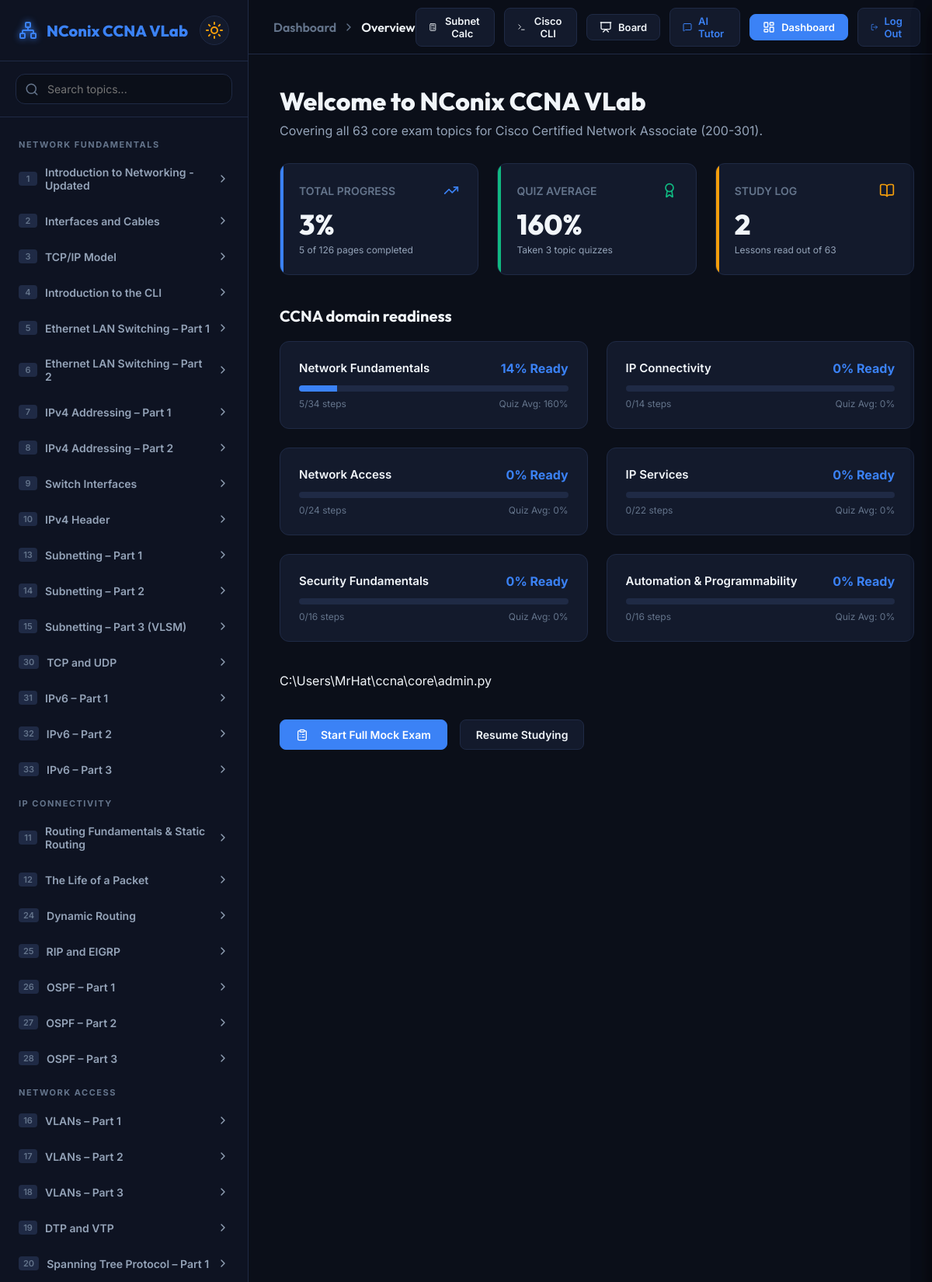
The app's page / (signed in, upper part) with its own data.
### core/models.py (models this page shows, shortened)
class Domain(models.Model):
    name = models.CharField(max_length=100, unique=True)

class Topic(models.Model):
    id = models.IntegerField(primary_key=True)
    domain = models.ForeignKey(Domain, on_delete=models.CASCADE, related_name='topics')
    title = models.CharField(max_length=200)
    objectives = models.JSONField(default=list)  # list of strings
    lesson_content = models.TextField()  # markdown
    class Meta:
        ordering = ['id']

class UserProgress(models.Model):
    user = models.ForeignKey(User, on_delete=models.CASCADE, related_name='progress')
    topic = models.ForeignKey(Topic, on_delete=models.CASCADE, related_name='user_progress')
    lesson_completed = models.BooleanField(default=False)
    quiz_completed = models.BooleanField(default=False)
    quiz_score = models.IntegerField(default=0)  # highest score achieved (0-100)
    last_studied = models.DateTimeField(auto_now=True)
    class Meta:
        unique_together = ('user', 'topic')

### core/views.py (the view)
# urls.py: path('', views.dashboard_view, name='dashboard'),
@login_required
def dashboard_view(request):
    user = request.user
    if user.is_superuser or user.is_staff or (hasattr(user, 'profile') and user.profile.role == 'admin'):
        return redirect('admin_dashboard')
    total_steps = 126
    progress_qs = UserProgress.objects.filter(user=user)
    completed_lessons = progress_qs.filter(lesson_completed=True).count()
    completed_quizzes = progress_qs.filter(quiz_completed=True).count()
    completed_steps = completed_lessons + completed_quizzes
    progress_percent = int((completed_steps / total_steps) * 100) if total_steps > 0 else 0
    quizzes_taken = progress_qs.filter(quiz_completed=True).count()
    avg_score = progress_qs.filter(quiz_completed=True).aggregate(Avg('quiz_score'))['quiz_score__avg']
    avg_score = int(round(avg_score)) if avg_score is not None else 0
    domains = Domain.objects.prefetch_related('topics').all()
    domain_readiness = []
    for d in domains:
        topic_ids = [t.id for t in d.topics.all()]
        total_domain_steps = len(topic_ids) * 2  # lesson + quiz
        domain_progress = progress_qs.filter(topic_id__in=topic_ids)
        completed_in_domain = (
            domain_progress.filter(lesson_completed=True).count() +
            domain_progress.filter(quiz_completed=True).count()
        )
        domain_percentage = int((completed_in_domain / total_domain_steps) * 100) if total_domain_steps > 0 else 0
        domain_quizzes = domain_progress.filter(quiz_completed=True)
        domain_quiz_avg = domain_quizzes.aggregate(Avg('quiz_score'))['quiz_score__avg']
        domain_quiz_avg = int(round(domain_quiz_avg)) if domain_quiz_avg is not None else 0
        domain_readiness.append({
            'name': d.name,
            'progress_percent': domain_percentage,
            'completed_steps': completed_in_domain,
            'total_steps': total_domain_steps,
            'quiz_avg': domain_quiz_avg
        })
    sidebar_domains = get_sidebar_data(user)
    resume_id = 1
    for i in range(1, 64):
        if hasattr(user, 'profile') and not user.profile.has_access_to_topic(i):
            continue
        up_topic = progress_qs.filter(topic_id=i).first()
        if not up_topic or not up_topic.lesson_completed:
            resume_id = i
            break
    context = {
        'progress_percent': progress_percent,
        'completed_steps': completed_steps,
        'total_steps': total_steps,
        'avg_score': avg_score,
        'quizzes_taken': quizzes_taken,
        'completed_lessons': completed_lessons,
        'domain_readiness': domain_readiness,
        'sidebar_domains': sidebar_domains,
        'resume_id': resume_id,
        'active_page': 'dashboard',
    }
    return render(request, 'core/dashboard.html', context)

### core/context_processors.py (called while the page is built)
def additional_topics(request):
    return {
        'additional_topics': AdditionalTopic.objects.all().order_by('created_at')
    }

### core/models.py (called while the page is built)
    def has_access_to_topic(self, topic_id):
        if self.role == 'admin':
            return True
        if self.unlock_all_topics:
            return True
        try:
            return int(topic_id) in (self.allowed_topics or [])
        except (ValueError, TypeError):
            return False

### core/templates/core/dashboard.html
{% extends 'core/base.html' %}
{% block breadcrumbs %}
  <span class="breadcrumb-root">Dashboard</span>
  <span class="breadcrumb-separator"><i data-lucide="chevron-right"></i></span>
  <span class="breadcrumb-current">Overview</span>
{% endblock %}
{% block content %}
<h2 class="dashboard-title">Welcome to NConix CCNA VLab</h2>
<p class="dashboard-subtitle">Covering all 63 core exam topics for Cisco Certified Network Associate (200-301).</p>
<div class="metrics-grid" style="margin-top: 30px;">
  <div class="metric-card">
    <div class="metric-header">
      <span>TOTAL PROGRESS</span>
      <i data-lucide="trending-up"></i>
    </div>
    <div class="metric-value">{{ progress_percent }}%</div>
    <div class="metric-desc">{{ completed_steps }} of {{ total_steps }} pages completed</div>
  </div>
  <div class="metric-card success-metric">
    <div class="metric-header">
      <span>QUIZ AVERAGE</span>
      <i data-lucide="award"></i>
    </div>
    <div class="metric-value">{{ avg_score }}%</div>
    <div class="metric-desc">Taken {{ quizzes_taken }} topic quizzes</div>
  </div>
  <div class="metric-card warning-metric">
    <div class="metric-header">
      <span>STUDY LOG</span>
      <i data-lucide="book-open"></i>
    </div>
    <div class="metric-value">{{ completed_lessons }}</div>
    <div class="metric-desc">Lessons read out of 63</div>
  </div>
</div>
<h3 class="domain-section-title" style="margin-top: 40px; margin-bottom: 20px;">CCNA domain readiness</h3>
<div class="domains-grid">
  {% for domain in domain_readiness %}
    <div class="domain-card">
      <div class="domain-info">
        <span class="domain-name">{{ domain.name }}</span>
        <span class="domain-score">{{ domain.progress_percent }}% Ready</span>
      </div>
      <div class="domain-progress-bar">
        <div class="domain-progress-fill" style="--progress: {{ domain.progress_percent }}%;"></div>
      </div>
      <div class="domain-meta">
        <span>{{ domain.completed_steps }}/{{ domain.total_steps }} steps</span>
        <span>Quiz Avg: {{ domain.quiz_avg }}%</span>
      </div>
    </div>
  {% endfor %}
</div>C:\Users\MrHat\ccna\core\admin.py
<div style="margin-top: 40px; display: flex; gap: 16px; flex-wrap: wrap;">
  <a href="{% url 'mock_exam_setup' %}" class="btn btn-primary" style="text-decoration: none; display: inline-flex; align-items: center;">
    <i data-lucide="clipboard-list" style="width:16px; height:16px; margin-right:8px;"></i>
    Start Full Mock Exam
  </a>
  <a href="{% url 'lesson' resume_id %}" class="btn" style="text-decoration: none; display: inline-flex; align-items: center; border: 1px solid var(--border-color); background-color: var(--bg-card); color: var(--text-primary);">
    Resume Studying
  </a>
</div>
{% endblock %}

### core/templates/core/base.html (shortened to what this page needs)
{% load static %}
<!DOCTYPE html>
<html lang="en" data-theme="dark">
<head>
  <link rel="stylesheet" href="{% static 'core/styles.css' %}">
</head>
<body>
  <div class="app-container">
    <aside class="sidebar" id="sidebar">
      <div class="sidebar-header">
        <a href="{% url 'dashboard' %}" class="logo" style="text-decoration: none;">
          <i data-lucide="network" class="logo-icon"></i>
          <span>NConix CCNA <span class="accent-text">VLab</span></span>
        </a>
        <button class="theme-toggle" id="themeToggleBtn" title="Toggle Light/Dark Mode">
          <i data-lucide="sun" class="sun-icon"></i>
        </button>
      </div>
      <div class="search-box">
        <i data-lucide="search" class="search-icon"></i>
        <input type="text" id="searchInput" placeholder="Search topics...">
      </div>
      <nav class="navigation">
        <div class="nav-list" id="navList">
          {% if user.is_authenticated %}
            {% for domain in sidebar_domains %}
              <div class="nav-section-title">{{ domain.name|upper }}</div>
              {% for topic in domain.topics %}
                <div class="chapter-item {% if active_page == 'lesson' or active_page == 'quiz' %}{% if topic.id == current_topic_id %}expanded{% endif %}{% endif %}" id="chapter-{{ topic.id }}" data-title="{{ topic.title }}">
                  <div class="chapter-header">
                    <div class="chapter-title-container">
                      <span class="chapter-number">{{ topic.id }}</span>
                      <span {% if topic.locked %}style="color: var(--text-muted);"{% endif %}>{{ topic.title }}</span>
                    </div>
                    {% if topic.locked %}
                      <i data-lucide="lock" class="chapter-chevron" style="color: var(--text-muted); transform: none !important;"></i>
                    {% else %}
                      <i data-lucide="chevron-right" class="chapter-chevron"></i>
                    {% endif %}
                  </div>
                </div>
              {% endfor %}
            {% endfor %}
          {% endif %}
        </div>
      </nav>
    </aside>
    <main class="workspace">
      <header class="header">
        <div class="header-breadcrumbs">
          {% block breadcrumbs %}{% endblock %}
        </div>
        <div class="header-actions">
          <button class="header-btn" id="toolSubnetBtn" title="Subnetting Calculator">
            <i data-lucide="calculator"></i>
            <span>Subnet Calc</span>
          </button>
          <button class="header-btn" id="toolCliBtn" title="Cisco IOS CLI Simulator">
            <i data-lucide="terminal"></i>
            <span>Cisco CLI</span>
          </button>
          {% if user.is_authenticated %}
            {% if active_page != 'admin_board' %}
              <button class="header-btn" id="toolBoardBtn" title="Live Shared Whiteboard" style="position: relative;">
                <i data-lucide="presentation"></i>
                <span>Board</span>
              </button>
            {% endif %}
            <a href="{% url 'tutor_bot' %}" class="header-btn {% if active_page == 'tutor_bot' %}highlight-btn{% endif %}" title="AI Networking Tutor" style="text-decoration: none;">
              <i data-lucide="message-square"></i>
              <span>AI Tutor</span>
            </a>
            <a href="{% url 'dashboard' %}" class="header-btn {% if active_page == 'dashboard' %}highlight-btn{% endif %}" style="text-decoration: none;">
              <i data-lucide="layout-dashboard"></i>
              <span>Dashboard</span>
            </a>
            <a href="{% url 'logout' %}" class="header-btn" title="Log Out" style="text-decoration: none;">
              <i data-lucide="log-out"></i>
              <span>Log Out</span>
            </a>
          {% endif %}
        </div>
      </header>
      <div class="viewport" id="viewport">
        {% block content %}{% endblock %}
      </div>
    </main>
  </div>
</body>
</html>

### records on screen
Domain: name "NETWORK FUNDAMENTALS", name "Network Fundamentals"
Topic: title "Introduction to Networking - Updated"
Topic: title "Interfaces and Cables"
Topic: title "TCP/IP Model"
Topic: title "Introduction to the CLI"
Topic: title "Ethernet LAN Switching – Part 1"
Topic: title "Ethernet LAN Switching – Part 2"
Topic: title "IPv4 Addressing – Part 1"
Topic: title "IPv4 Addressing – Part 2"
Topic: title "Switch Interfaces"
Topic: title "IPv4 Header"
Topic: title "Subnetting – Part 1"
Topic: title "Subnetting – Part 2"
Topic: title "Subnetting – Part 3 (VLSM)"
Topic: title "TCP and UDP"
Topic: title "IPv6 – Part 1"
Topic: title "IPv6 – Part 2"
Topic: title "IPv6 – Part 3"
Domain: name "IP CONNECTIVITY"
Topic: title "Routing Fundamentals & Static Routing"
Topic: title "The Life of a Packet"
Topic: title "Dynamic Routing"
Topic: title "RIP and EIGRP"
Topic: title "OSPF – Part 1"
Topic: title "OSPF – Part 2"
Topic: title "OSPF – Part 3"
Domain: name "NETWORK ACCESS", name "Network Access"
Topic: title "VLANs – Part 1"
Topic: title "VLANs – Part 2"
Topic: title "VLANs – Part 3"
Topic: title "DTP and VTP"
Topic: title "Spanning Tree Protocol – Part 1"
UserProgress: name "IP Connectivity", progress_percent "0", completed_steps "0", total_steps "14", quiz_avg "0"
Domain: name "IP Services"
UserProgress: name "Security Fundamentals", progress_percent "0", completed_steps "0", total_steps "16", quiz_avg "0", name "Automation & Programmability"

### other values on screen
{{ topic.id }} "1" "2" "3" "4" "5" "6" "7" "8" "9" "10" "13" "14" "15" "30" "31" "32" "33" "11" "12" "24" "25" "26" "27" "28" "16" "17" "18" "19" "20"
{{ progress_percent }} "3"
{{ completed_steps }} "5"
{{ total_steps }} "126"
{{ avg_score }} "160"
{{ quizzes_taken }} "3"
{{ completed_lessons }} "2"
{{ domain.progress_percent }} "14" "0" "0"
{{ domain.completed_steps }} "5" "0" "0"
{{ domain.total_steps }} "34" "24" "22"
{{ domain.quiz_avg }} "160" "0" "0"
